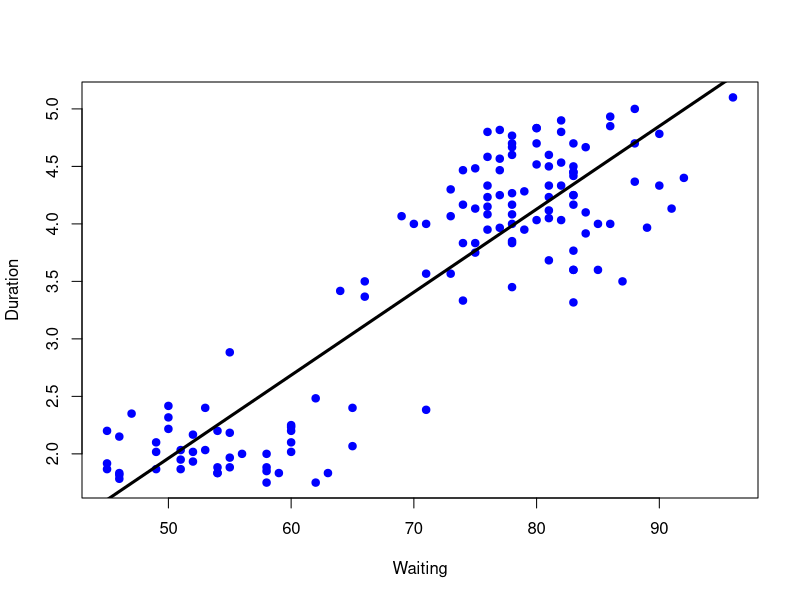
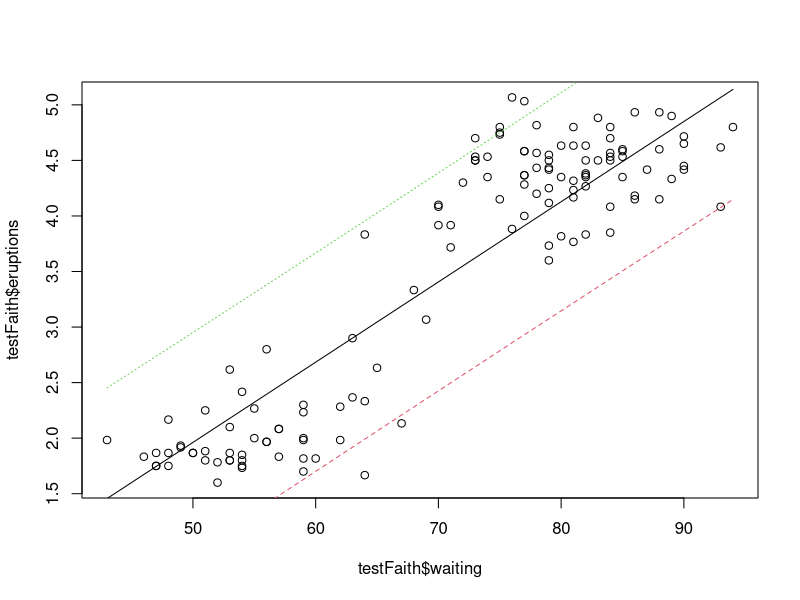

The R script that drew these images, in order:
#fitting simple regression model using caret

library(caret);data("faithful"); set.seed(333)
inTrain <- createDataPartition(y=faithful$waiting,
                               p=0.5, list=FALSE)
trainFaith <- faithful[inTrain,];testFaith <- faithful[-inTrain,]
head(trainFaith)

plot(trainFaith$waiting,trainFaith$eruptions,pch=19,col='blue',
     xlab='Waiting',ylab='Duration')

#create a model and summary
lm1 <- lm(eruptions ~ waiting, data=trainFaith)
summary(lm1)

#add line to plot from model
lines(trainFaith$waiting,lm1$fitted,lwd=3)

#training and testing error
sqrt(sum((lm1$fitted - trainFaith$eruptions)^2))
sqrt(sum((predict(lm1, newdata=testFaith) - testFaith$eruptions)^2))

#prediction intervals
pred1 <- predict(lm1, newdata=testFaith, interval='prediction')
ord <-order(testFaith$waiting)
plot(testFaith$waiting,testFaith$eruptions)
matlines(testFaith$waiting[ord],pred1[ord,],type = 'l')

#pred intervals with caret
modFit <- train(eruptions~waiting, data=trainFaith,method='lm')
summary(modFit$finalModel)
